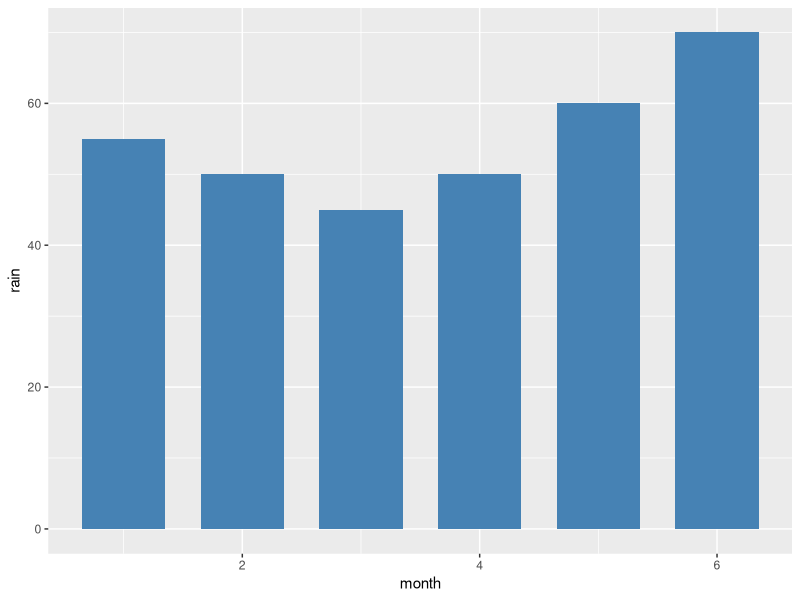
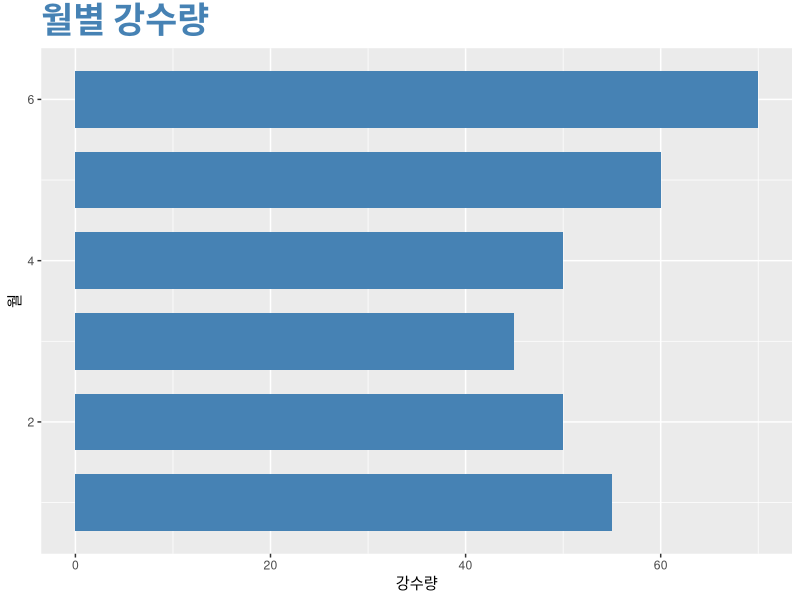
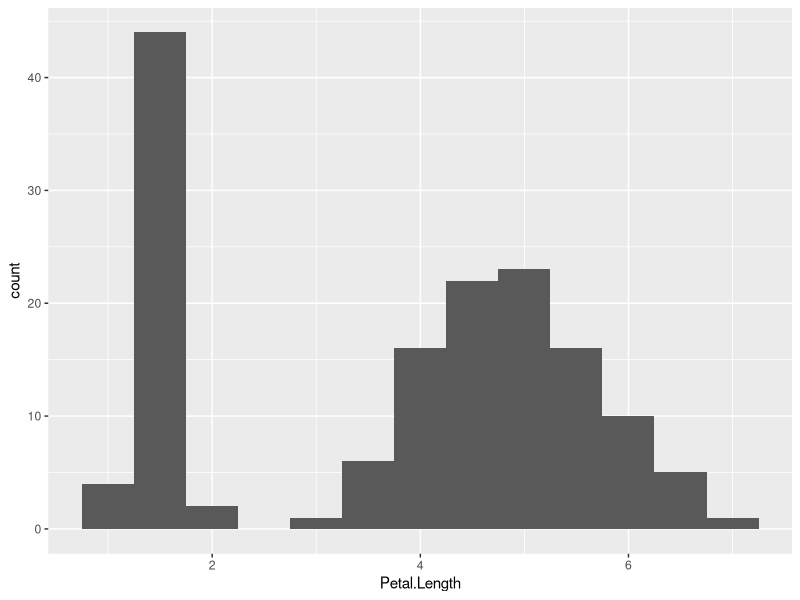
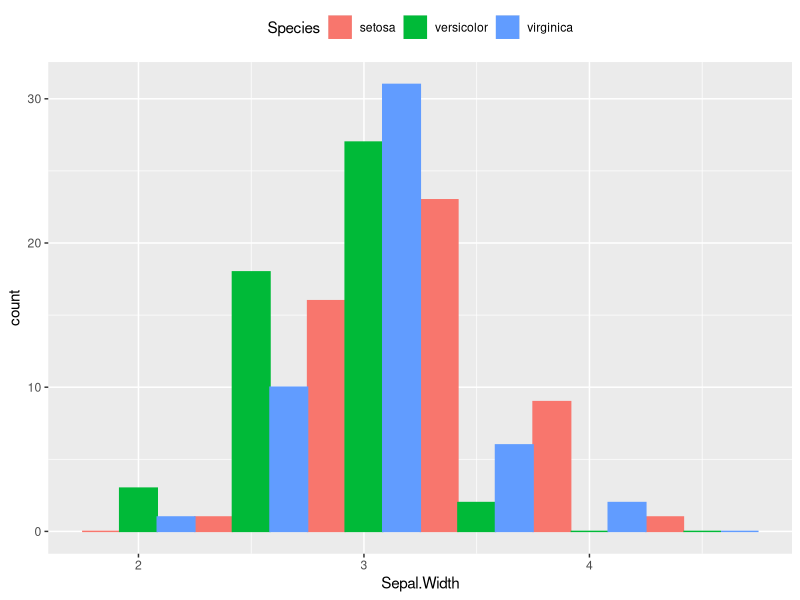
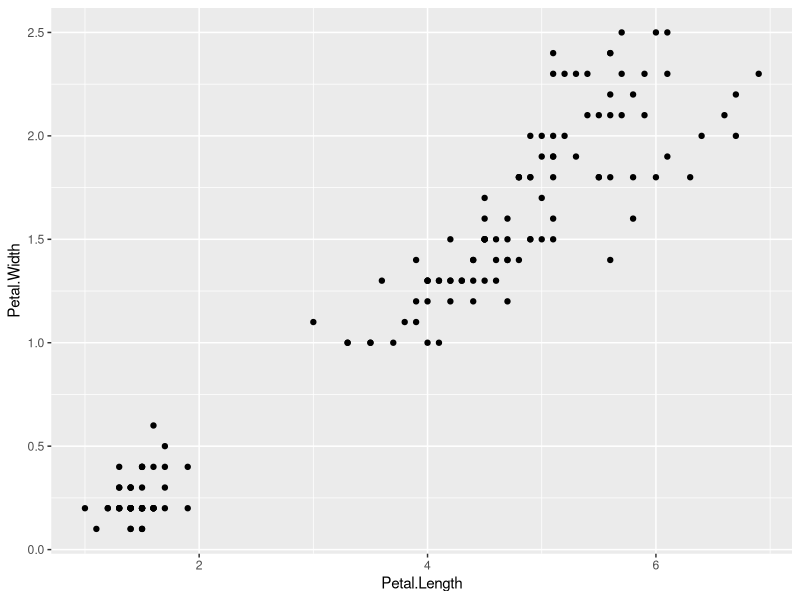
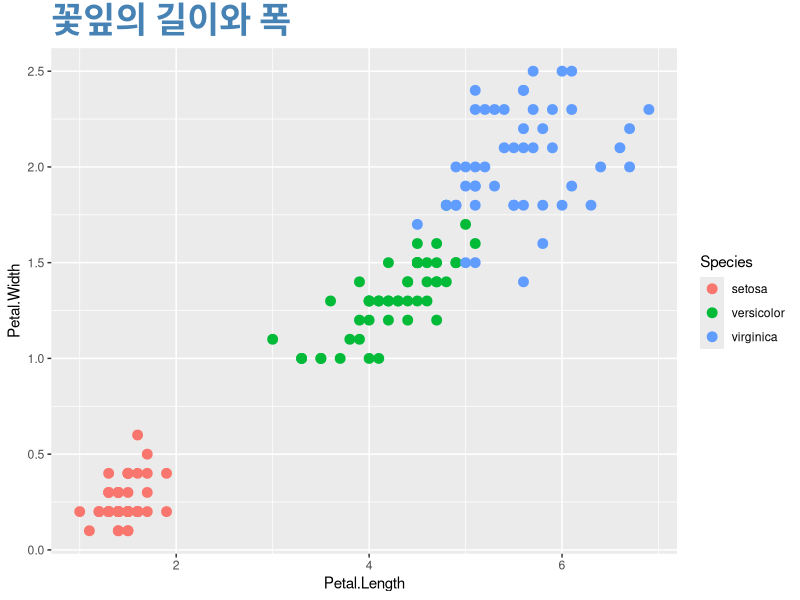
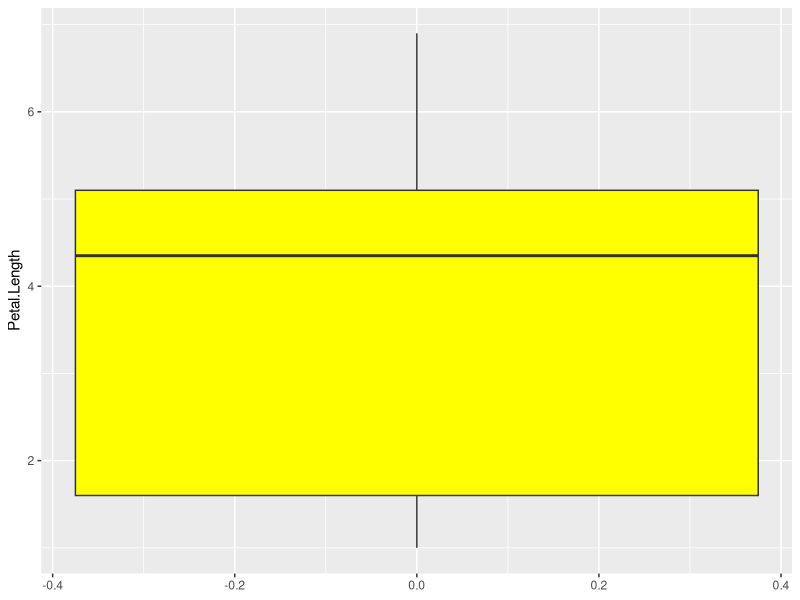
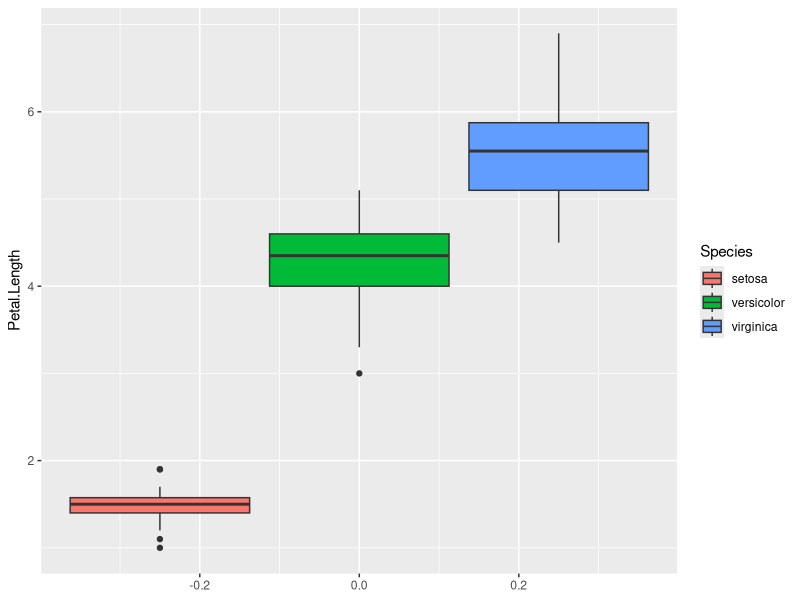

R code for these plots, in order:
##막대그래프의 작성
library(ggplot2)
month <- c(1,2,3,4,5,6)
rain <- c(55,50,45,50,60,70)
df <- data.frame(month,rain) #그래프를 작성할 대상 데이터
df

ggplot(df,aes(x=month,y=rain))+ #그래프를 그릴 데이터 지정
  geom_bar(stat = "identity", #막대의 높이는 y축에 해당하는 열의 값
           width=0.7, #막대의 폭 지정
           fill="steelblue") #막대의 색 지정

##막대그래프 꾸미기
ggplot(df,aes(x=month,y=rain))+
  geom_bar(stat = "identity",
           width=0.7,
           fill="steelblue")+
           ggtitle("월별 강수량")+ #그래프의 제목 지정
           theme(plot.title = element_text(size = 25, face = "bold",colour = "steelblue"))+
           labs(x="월",y="강수량")+ #그래프의 x,y축 레이블 지정
           coord_flip() #그래프를 가로 방향으로 출력

##히스토그램
ggplot(iris, aes(x=Petal.Length))+ #그래프를 그릴 데이터 지정
  geom_histogram(binwidth = 0.5) #데이터구간을 0.5 간격으로 나눠 히스토그램 작성

#그룹별 히스토그램 작성하기
ggplot(iris, aes(x=Sepal.Width, fill=Species, color=Species))+ #막대 내부, 윤곽선 색 지정
  geom_histogram(binwidth = 0.5, position="dodge")+ #dodge=막대들을 겹치지 않고 병렬로 그리도록 지정
  theme(legend.position = "top")

##산점도
ggplot(data=iris, aes(x=Petal.Length, y=Petal.Width))+
  geom_point( )

#그룹이 구분되는 산점도
ggplot(data=iris, aes(x=Petal.Length, y=Petal.Width,
                      color=Species))+
  geom_point(size=3)+
  ggtitle("꽃잎의 길이와 폭")+ #그래프의 제목 지정
  theme(plot.title = element_text(size=25,face="bold",colour="steelblue"))

##Boxplot
ggplot(data = iris, aes(y=Petal.Length))+
  geom_boxplot(fill="yellow")

#그룹별 상자그림 작성하기
ggplot(data = iris, aes(y=Petal.Length, fill=Species))+
  geom_boxplot( )

##선그래프
year <- 1937:1960
cnt <- as.vector(airmiles)
df <- data.frame(year,cnt) #데이터 준비
head(df)

ggplot(data = df, aes(x=year,y=cnt))+ #선그래프 작성
  geom_line(col="red")
